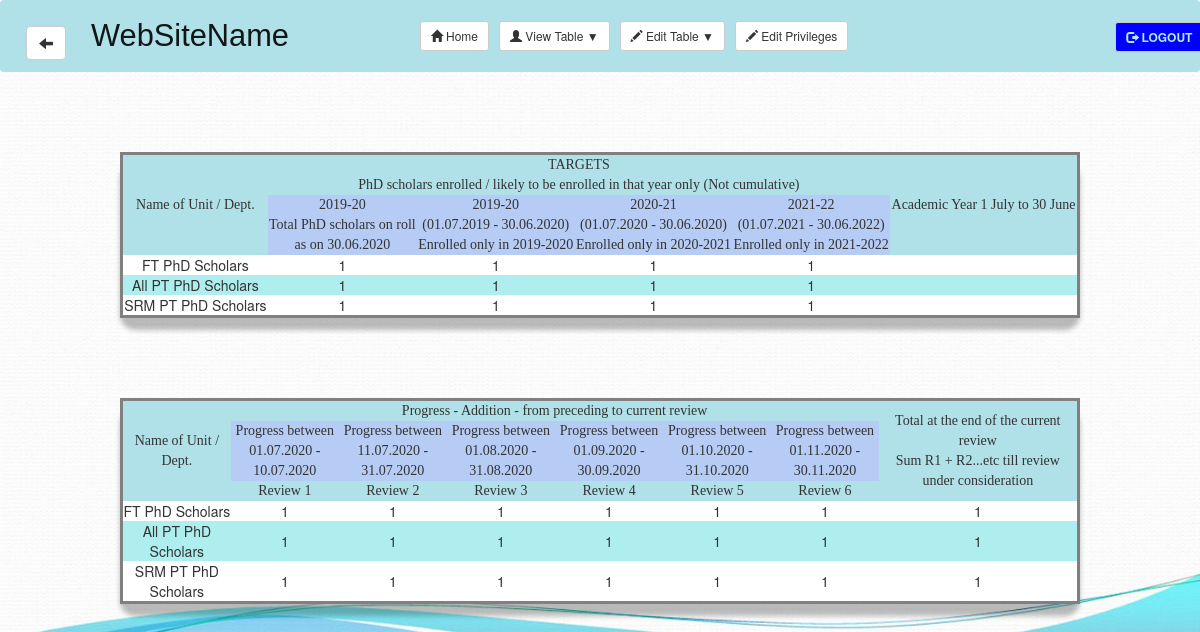
Page /displaytable.php?branch=mechanical (signed in) on the committed database.
### tables this page shows
CREATE TABLE `mechanical` (
  `dept_name` text NOT NULL,
  `enrolled_on_30.06` int(1) NOT NULL,
  `enrolled_on_19-20` int(1) NOT NULL,
  `enrolled_on_20-21` int(1) NOT NULL,
  `enrolled_on_21-22` int(1) NOT NULL,
  `review_1` int(1) NOT NULL,
  `review_2` int(1) NOT NULL,
  `review_3` int(1) NOT NULL,
  `review_4` int(1) NOT NULL,
  `review_5` int(1) NOT NULL,
  `review_6` int(1) NOT NULL,
  `sum` int(1) NOT NULL
);

### displaytable.php (the view, shortened to what this page needs)
<?php include 'config.php';
include 'navbar.php';
$branch = $_GET['branch']; ?>
<!DOCTYPE html>
<html>
<head>
			<link rel="stylesheet" type="text/css" href= "stylesheets/table.css">
			<link rel="stylesheet" type="text/css" href= "stylesheets/font.css">
</head>
<body>
	 <table>
			<tr class="head">
				 <td rowspan="3">Name of Unit / Dept.</th>
				 <td colspan="4">TARGETS</td>
				 <td rowspan="3">Academic Year 1 July to 30 June</td>
			</tr>
			<tr class="head1">
				<td colspan="4">PhD scholars enrolled / likely to be enrolled in that
					year only (Not cumulative)</td>
			</tr>
			<tr class="head2">
				 <td>2019-20 <br> Total PhD scholars on roll <br> as on 30.06.2020</td>
				 <td>2019-20 <br> (01.07.2019 - 30.06.2020) <br> Enrolled only in 2019-2020</td>
				 <td>2020-21 <br> (01.07.2020 - 30.06.2020) <br> Enrolled only in 2020-2021</td>
				 <td>2021-22 <br> (01.07.2021 - 30.06.2022) <br> Enrolled only in 2021-2022</td>
			</tr>
			<tr class="odd">
				<td>FT PhD Scholars</td>
				<?php $sql = "SELECT *  FROM `$branch` WHERE `dept_name` = 'FT PhD'";
				$retval = mysqli_query($conn, $sql);
				$row = mysqli_fetch_assoc($retval);
				echo '<td>'.$row['enrolled_on_30.06'].'</td>';
				echo '<td>'.$row['enrolled_on_19-20'].'</td>';
				echo '<td>'.$row['enrolled_on_20-21'].'</td>';
				echo '<td>'.$row['enrolled_on_21-22'].'</td>'; ?>
				 <td></td>
			</tr>
			<tr class="even">
				<td>All PT PhD Scholars</td>
				<?php $sql = "SELECT *  FROM `$branch` WHERE `dept_name` = 'PT PhD'";
				$retval = mysqli_query($conn, $sql);
				$row = mysqli_fetch_assoc($retval);
				echo '<td>'.$row['enrolled_on_30.06'].'</td>';
				echo '<td>'.$row['enrolled_on_19-20'].'</td>';
				echo '<td>'.$row['enrolled_on_20-21'].'</td>';
				echo '<td>'.$row['enrolled_on_21-22'].'</td>'; ?>
				 <td></td>
			</tr>
			<tr class="odd">
				<td>SRM PT PhD Scholars</td>
				<?php $sql = "SELECT *  FROM `$branch` WHERE `dept_name` = 'SRM PT PhD'";
				$retval = mysqli_query($conn, $sql);
				$row = mysqli_fetch_assoc($retval);
				echo '<td>'.$row['enrolled_on_30.06'].'</td>';
				echo '<td>'.$row['enrolled_on_19-20'].'</td>';
				echo '<td>'.$row['enrolled_on_20-21'].'</td>';
				echo '<td>'.$row['enrolled_on_21-22'].'</td>'; ?>
				<td></td>
			</tr>
	 </table>
	 <table>
		 <tr class="head">
			 <td rowspan="3">Name of Unit / Dept.</td>
			 <td colspan="6"> Progress - Addition - from preceding to current review</td>
			 <td rowspan="3">Total at the end of the current review <br>
				 Sum R1 + R2...etc till review under consideration</td>
		 </tr>
		 <tr class="head2">
			 <td>Progress between <br> 01.07.2020 - 10.07.2020</td>
			 <td>Progress between <br> 11.07.2020 - 31.07.2020</td>
			 <td>Progress between <br> 01.08.2020 - 31.08.2020</td>
			 <td>Progress between <br> 01.09.2020 - 30.09.2020</td>
			 <td>Progress between <br> 01.10.2020 - 31.10.2020</td>
			 <td>Progress between <br> 01.11.2020 - 30.11.2020</td>
		 </tr>
		 <tr class="head1">
			 <td>Review 1</td>
			 <td>Review 2</td>
			 <td>Review 3</td>
			 <td>Review 4</td>
			 <td>Review 5</td>
			 <td>Review 6</td>
		 </tr>
		 <tr class="odd">
			 <td>FT PhD Scholars</td>
			 <?php $sql = "SELECT * FROM `$branch` WHERE `dept_name` = 'FT PhD'";
			 $retval = mysqli_query($conn, $sql);
			 $row=mysqli_fetch_assoc($retval);
			 echo '<td>'.$row['review_1'].'</td>';
			 echo '<td>'.$row['review_2'].'</td>';
			 echo '<td>'.$row['review_3'].'</td>';
			 echo '<td>'.$row['review_4'].'</td>';
			 echo '<td>'.$row['review_5'].'</td>';
			 echo '<td>'.$row['review_6'].'</td>';
			 echo '<td>'.$row['sum'].'</td>'; ?>
		 </tr>
		 <tr class="even">
			 <td>All PT PhD Scholars</td>
			 <?php $sql = "SELECT * FROM `$branch` WHERE `dept_name` = 'PT PhD'";
			 $retval = mysqli_query($conn, $sql);
			 $row=mysqli_fetch_assoc($retval);
			 echo '<td>'.$row['review_1'].'</td>';
			 echo '<td>'.$row['review_2'].'</td>';
			 echo '<td>'.$row['review_3'].'</td>';
			 echo '<td>'.$row['review_4'].'</td>';
			 echo '<td>'.$row['review_5'].'</td>';
			 echo '<td>'.$row['review_6'].'</td>';
			 echo '<td>'.$row['sum'].'</td>'; ?>
		 </tr>
		 <tr class="odd">
			 <td>SRM PT PhD Scholars</td>
			 <?php $sql = "SELECT * FROM `$branch` WHERE `dept_name` = 'SRM PT PhD'";
			 $retval = mysqli_query($conn, $sql);
			 $row=mysqli_fetch_assoc($retval);
			 echo '<td>'.$row['review_1'].'</td>';
			 echo '<td>'.$row['review_2'].'</td>';
			 echo '<td>'.$row['review_3'].'</td>';
			 echo '<td>'.$row['review_4'].'</td>';
			 echo '<td>'.$row['review_5'].'</td>';
			 echo '<td>'.$row['review_6'].'</td>';
			 echo '<td>'.$row['sum'].'</td>'; ?>
		 </tr>
	 </table>
</body>
</html>

### stylesheets/table.css (style rules this page uses)
table { width: 80%; margin-left: auto; margin-right: auto; margin-top: 80px; margin-bottom: 40px; border-style: solid; border-spacing: 3px; border-radius: 15px; text-align: center; box-shadow: 0 12px 5px rgba(32,32,32,.3); }
tr.odd { background-color: #FFFFFF; }
tr.even { background-color: #AFEEEE; }
tr.head { background-color: #B0E0E8; font-family: "Times New Roman", Times, serif; }
tr.head1 { background-color: #B0E0E8; font-family: "Times New Roman", Times, serif; }
tr.head2 { background-color: #B6CCF5; font-family: "Times New Roman", Times, serif; }
body { background-image: url("../images/image5.jpg"); background-size: cover; background-repeat: no-repeat; }

### rows in the picture
mechanical: value "1", review_1 "1", review_2 "1", review_3 "1", review_4 "1", review_5 "1", review_6 "1", sum "1"
mechanical: value "1", review_1 "1", review_2 "1", review_3 "1", review_4 "1", review_5 "1", review_6 "1", sum "1"
mechanical: value "1", review_1 "1", review_2 "1", review_3 "1", review_4 "1", review_5 "1", review_6 "1", sum "1"
